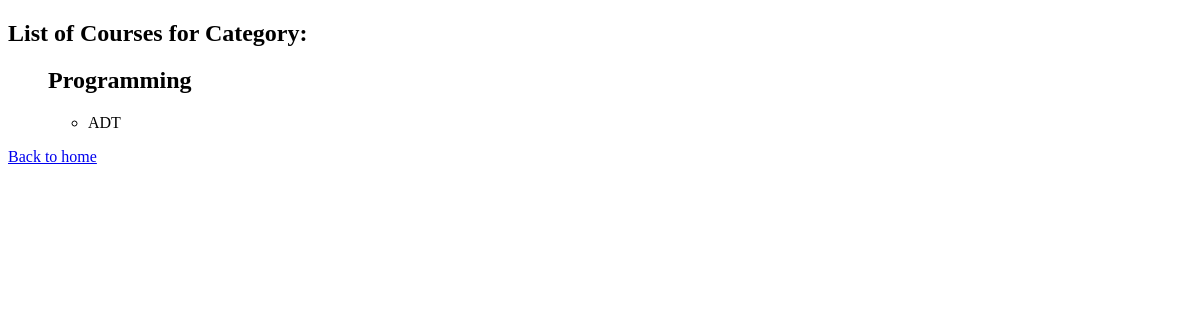
The app's page /category/2/, older data.
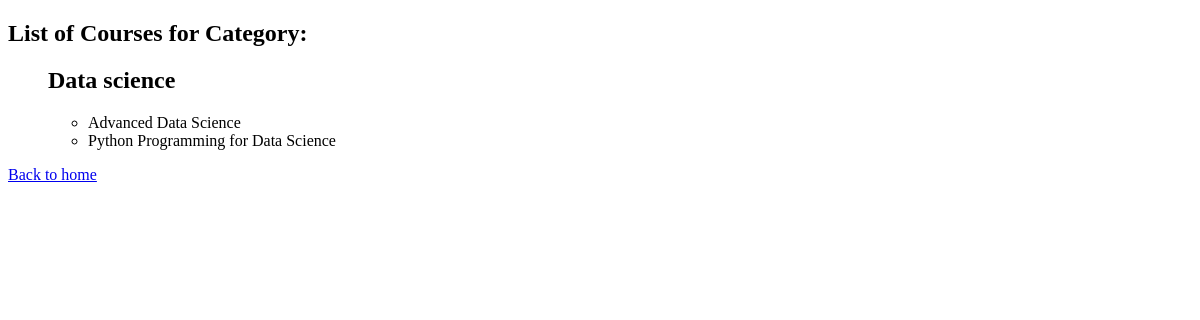
The same page, newer data.
### myappF23/models.py (models this page shows)
class Category(models.Model):
    name = models.CharField(max_length=100)
    def __str__(self):
        return self.name

class Course(models.Model):
    title=models.CharField(max_length=200)
    description=models.TextField()
    instructor = models.ForeignKey('Instructor', on_delete=models.SET_NULL, null=True, related_name='courses_teaching')
    categories=models.ForeignKey(Category,on_delete=models.SET_NULL,null=True)
    students=models.ManyToManyField(Student,blank=True)
    start_date=models.DateField()
    end_date=models.DateField()
    price=models.DecimalField(max_digits=10,decimal_places=2)
    COURSE_LEVEL_CHOICES=[
        ('BE','Beginner'),
        ('IN', 'Intermediate'),
        ('AD','Advanced'),
    ]
    level=models.CharField(max_length=15,choices=COURSE_LEVEL_CHOICES,default='BE')
    def __str__(self):
        return self.title

### myappF23/views.py (the view)
# urls.py: path('category/<int:category_no>/', views.detail, name='detail'),
def detail(request, category_no):
    category_name = str(Category.objects.get(id=category_no))
    course_list = Course.objects.filter(categories_id=category_no)
    context = {category_name:[]}
    for i in course_list:
        context[category_name].append(str(i))
    return render(request, 'myappF23/detail0.html',{'context': context})

### myappF23/templates/myappF23/detail0.html (shortened to what this page needs)
<!DOCTYPE html>
<html lang="en">
<head>
</head>
<body>
    <h2>List of Courses for Category:   </h2>
        <ol>
            {% for key, values in context.items %}
                <h2>{{key}}</h2>
                <ul>
                    {% for i in values %}
                        <li>{{ i }}</li>
                    {% endfor %}
                </ul>
            {% endfor %}
        </ol>
        <p><a href={% url 'myappF23:index' %}>Back to home</a></p>
</body>
</html>

Row changes from the older to the newer data that the page shows:
no longer on this page (row edited): Course: values "ADT"
added Course: values "Advanced Data Science"
added Course: values "Python Programming for Data Science"
Text that changed along with them:
new list line: "Data science"
list line gone: "Programming"
